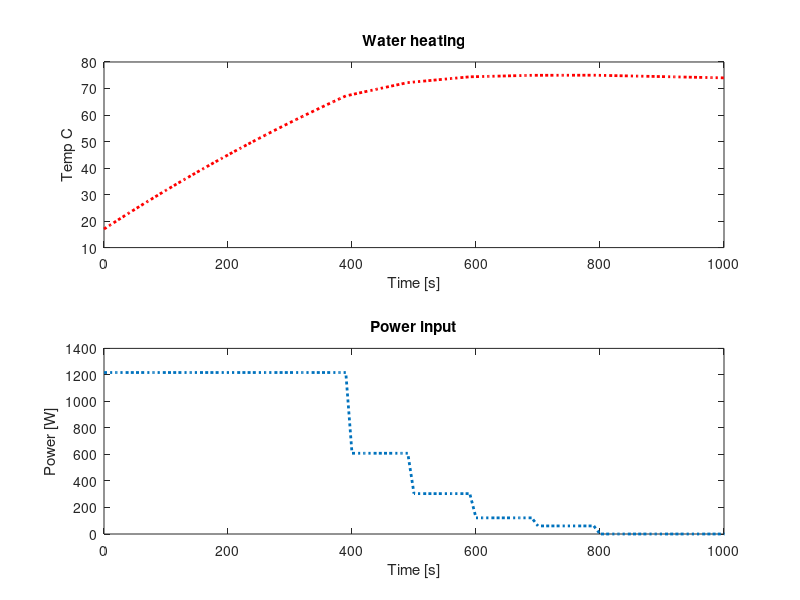

This figure's MATLAB source:
clear all
clc
close all

T1 = 17;
Tr = 24;
U = 230;
Imax = 5.3;
c = 4180;
m = 2;
v = 0;
t = 10; % sample time
power = 100; % in percent
T_ref = 50;
Kp = 30;
Ki = 1.0;
pow_vec = 100;
seconds = 4000;
time = linspace(0,seconds,(seconds/t)+1);
ref_vec = T_ref;
I = 0;
state = 1;

for i = 1:(seconds/t)
    
    if i*t == 400
        power = 50;
    end
    
    if i*t == 500
        power = 25;
    end
    
    if i*t == 600
        power = 10;
    end
    
    if i*t == 700
        power = 5;
    end
    
    if i*t == 800
        power = 0;
    end
    
    k = 0.00001615*power + 0.000015770*v + 0.00019;
    
    T1(i+1) = T1(i) + ((U*Imax)/(c*m))*(power/100)*t - (T1(i) - Tr)*(k)*(t/m);
    pow_vec(i+1) = power;
end

figure, subplot(2,1,1);
plot(time, T1, ':r', 'LineWidth', 2)
xlim([0,1000])
xlabel('Time [s]')
ylabel('Temp C')
title('Water heating')
subplot(2,1,2);
plot(time,(pow_vec/100)*1218, ':', 'Linewidth', 2);
xlim([0,1000])
xlabel('Time [s]')
ylabel('Power [W]')
title('Power input')